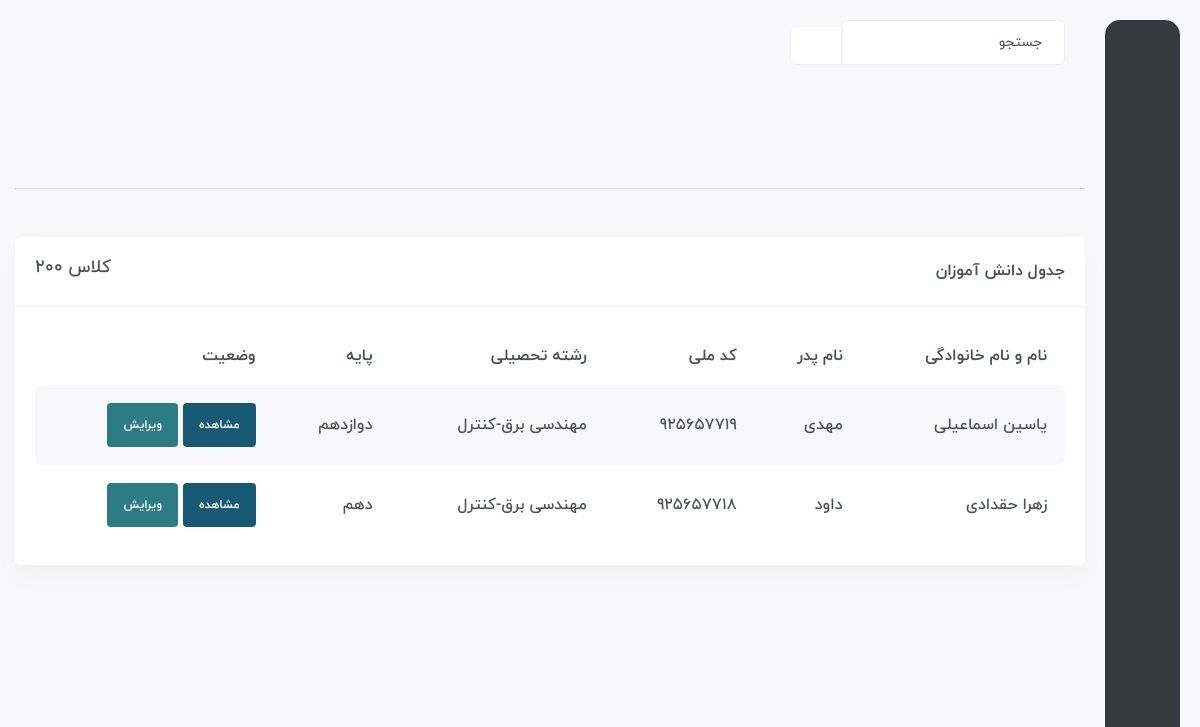
The page /class-room/200/صبح (signed in) on the database its author committed.
### Student/models.py (models this page shows, shortened)
class Student(models.Model):
    full_name = models.CharField(max_length=200)
    father_name = models.CharField(max_length=100)
    id_code = models.IntegerField(unique=True)
    class_id = models.ForeignKey(Class, on_delete=models.CASCADE)
    reshte = models.ForeignKey(Reshte, on_delete=models.CASCADE)
    level = models.CharField(choices=LEVEL, max_length=8)
    level_up = models.BooleanField(default=False)
    date = models.DateField()
    usn = models.CharField(primary_key=True, max_length=200)
    zang = models.BooleanField(choices=ZANG, null=True, blank=True)
    objects = Manager()
    def get_absolute_url(self):
        return reverse('student:student',args=[self.id_code])

class Reshte(models.Model):
    name = models.CharField(max_length=100)
    def __str__(self):
        return self.name

### Student/views.py (the view)
class ClassRoomView(LoginRequiredMixin, generic.View):
    login_url = 'account:login'
    template_name = 'class-room.html'
    def get(self, request, *args, **kwargs):
        number = kwargs.get('number')
        shift = kwargs.get('shift')
        students_in_class_room = models.Student.objects.filter(class_id__number=number, class_id__shift=shift).all()
        return render(request, self.template_name, {'student_class_room': students_in_class_room, 'class': number})

### Student/templates/class-room.html (shortened to what this page needs)
﻿{% extends 'base.html' %}
{% block body %}
	<div id="main-wrapper">
	    <div class="content-body">
		<div class="container">
			<hr class="text-secondary mb-5 mt-5">
		    <div class="row">
			<div class="col-xxl-12">
			    <div class="card">
				<div class="card-header">
					<div>
						<h4 class="card-title">جدول دانش آموزان  </h4>
					</div>
					<h4 class="text-left">کلاس {{ class }}</h4>
				</div>
				{% if student_class_room %}
				<div class="card-body">
				    <div class="table-responsive">
					<table class="table table-striped responsive-table">
					    <thead>
						<tr>
						    <th>نام و نام خانوادگی</th>
						    <th>نام پدر</th>
						    <th>کد ملی</th>
						    <th>رشته تحصیلی</th>
						    <th>پایه</th>
						    <th>وضعیت</th>
						</tr>
					    </thead>
					    <tbody>
						{% for s in student_class_room %}
							<tr>
								<td><span class="danger-arrow">{{ s.full_name }} </span>
								</td>
								<td>
									{{ s.father_name }}
								</td>
								<td>
									{{ s.id_code }}
								</td>
								<td>
									{{ s.reshte }}
								</td>
								<td>{{ s.level }}</td>
								<td>
									<div class="badge p-3 bg-primary"><a href="{{ s.get_absolute_url }}" class="text-white">مشاهده</a></div>
									<div class="badge p-3 bg-warning"><a href="{% url 'student:student-edit' s.full_name s.id_code %}" class="text-white">ویرایش</a></div>
								</td>
							</tr>
						{% endfor %}
					    </tbody>
					</table>
				    </div>
				</div>
				{% else %}
					<div class="alert">
						در این کلاس هیچ دانش آموزی ثبت نشده
					</div>
				{% endif %}
			    </div>
			</div>
		    </div>
		</div>
	    </div>
	</div>
{% endblock %}

### rows shown on the page
Student: full_name "یاسین اسماعیلی", father_name "مهدی", id_code "925657719", reshte "مهندسی برق-کنترل", level "دوازدهم"
Student: full_name "زهرا حقدادی", father_name "داود", id_code "925657718", reshte "مهندسی برق-کنترل", level "دهم"

### other values the page prints
{{ class }} "200"
